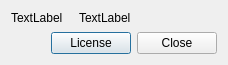
<?xml version="1.0" encoding="UTF-8"?>
<ui version="4.0">
 <class>AboutDialog</class>
 <widget class="QDialog" name="AboutDialog">
  <property name="windowModality">
   <enum>Qt::ApplicationModal</enum>
  </property>
  <property name="geometry">
   <rect>
    <x>0</x>
    <y>0</y>
    <width>371</width>
    <height>84</height>
   </rect>
  </property>
  <property name="sizePolicy">
   <sizepolicy hsizetype="Fixed" vsizetype="Fixed">
    <horstretch>0</horstretch>
    <verstretch>0</verstretch>
   </sizepolicy>
  </property>
  <property name="windowTitle">
   <string>About OCT-Marker</string>
  </property>
  <layout class="QVBoxLayout" name="verticalLayout">
   <property name="sizeConstraint">
    <enum>QLayout::SetFixedSize</enum>
   </property>
   <item>
    <layout class="QHBoxLayout" name="horizontalLayout">
     <item>
      <widget class="QLabel" name="labelIcon">
       <property name="sizePolicy">
        <sizepolicy hsizetype="Maximum" vsizetype="Preferred">
         <horstretch>0</horstretch>
         <verstretch>0</verstretch>
        </sizepolicy>
       </property>
       <property name="text">
        <string>TextLabel</string>
       </property>
       <property name="alignment">
        <set>Qt::AlignLeading|Qt::AlignLeft|Qt::AlignTop</set>
       </property>
       <property name="margin">
        <number>0</number>
       </property>
      </widget>
     </item>
     <item>
      <spacer name="horizontalSpacer_2">
       <property name="orientation">
        <enum>Qt::Horizontal</enum>
       </property>
       <property name="sizeType">
        <enum>QSizePolicy::Fixed</enum>
       </property>
       <property name="sizeHint" stdset="0">
        <size>
         <width>10</width>
         <height>0</height>
        </size>
       </property>
      </spacer>
     </item>
     <item>
      <widget class="QLabel" name="labelAboutText">
       <property name="text">
        <string>TextLabel</string>
       </property>
      </widget>
     </item>
    </layout>
   </item>
   <item>
    <spacer name="verticalSpacer">
     <property name="orientation">
      <enum>Qt::Vertical</enum>
     </property>
     <property name="sizeHint" stdset="0">
      <size>
       <width>20</width>
       <height>1</height>
      </size>
     </property>
    </spacer>
   </item>
   <item>
    <layout class="QHBoxLayout" name="horizontalLayout_2">
     <item>
      <spacer name="horizontalSpacer">
       <property name="orientation">
        <enum>Qt::Horizontal</enum>
       </property>
       <property name="sizeHint" stdset="0">
        <size>
         <width>40</width>
         <height>20</height>
        </size>
       </property>
      </spacer>
     </item>
     <item>
      <widget class="QPushButton" name="pushButtonLicense">
       <property name="text">
        <string>License</string>
       </property>
      </widget>
     </item>
     <item>
      <widget class="QPushButton" name="pushButtonClose">
       <property name="text">
        <string>Close</string>
       </property>
      </widget>
     </item>
    </layout>
   </item>
  </layout>
 </widget>
 <resources/>
 <connections>
  <connection>
   <sender>pushButtonClose</sender>
   <signal>clicked()</signal>
   <receiver>AboutDialog</receiver>
   <slot>close()</slot>
   <hints>
    <hint type="sourcelabel">
     <x>433</x>
     <y>381</y>
    </hint>
    <hint type="destinationlabel">
     <x>240</x>
     <y>202</y>
    </hint>
   </hints>
  </connection>
 </connections>
</ui>
